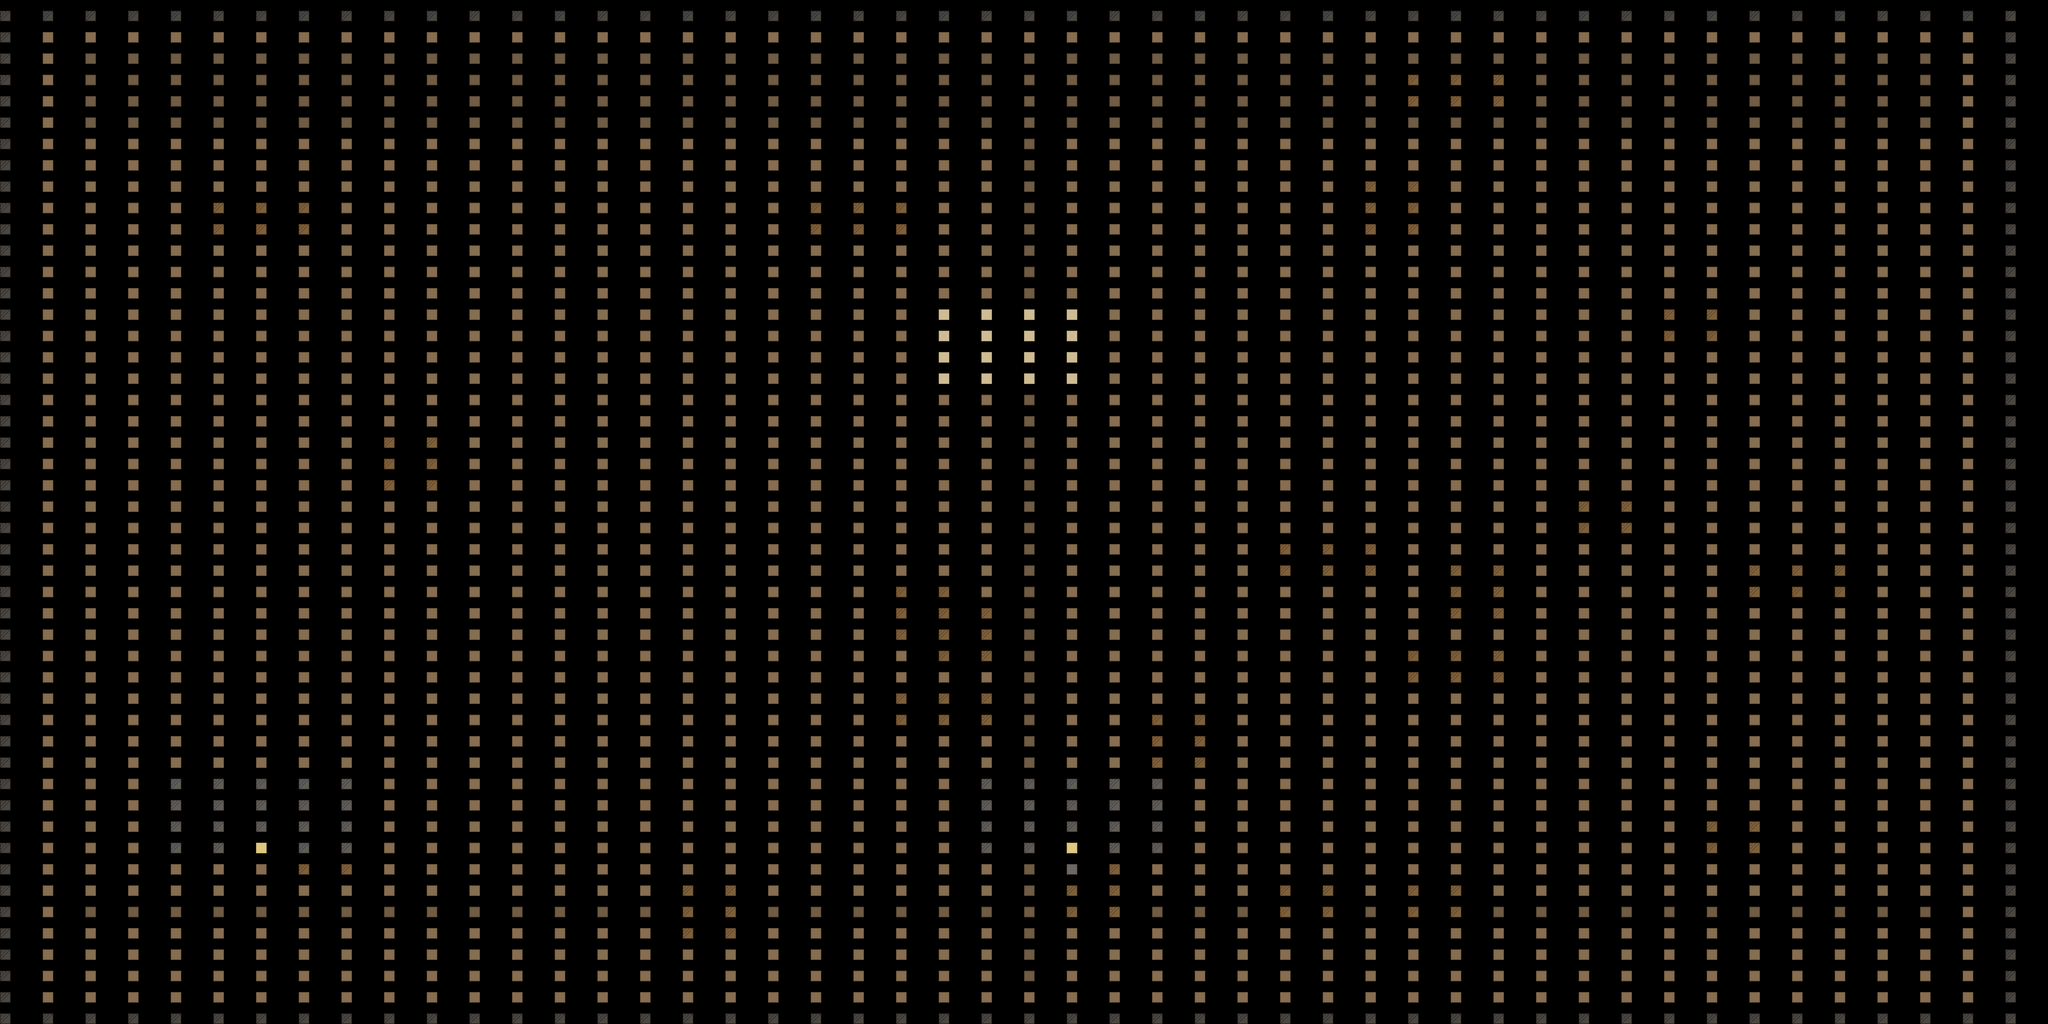

A 2D game scene composited from a Tiled map and its tileset images. What follows is a short description and the map's XML, with each tile layer's data collapsed to a summary:
An orthogonal 48x48 tile map with 64x32 px tiles, 1 tile layer (suelo).

<map version="1.10" tiledversion="1.10.2" orientation="orthogonal" renderorder="right-down" width="48" height="48" tilewidth="64" tileheight="32" infinite="0" nextlayerid="2" nextobjectid="1">
 <tileset firstgid="1" name="ciudad" tilewidth="16" tileheight="16" tilecount="36" columns="6">
  <image source="../textures/ciudad_tileset.png" width="96" height="96" />
  <tile id="1">
   <properties>
    <property name="collision" type="bool" value="true" />
   </properties>
  </tile>
  <tile id="3">
   <properties>
    <property name="collision" type="bool" value="true" />
   </properties>
  </tile>
  <tile id="6">
   <properties>
    <property name="collision" type="bool" value="true" />
   </properties>
  </tile>
  <tile id="7">
   <properties>
    <property name="collision" type="bool" value="true" />
   </properties>
  </tile>
  <tile id="8">
   <properties>
    <property name="collision" type="bool" value="true" />
   </properties>
  </tile>
  <tile id="9">
   <properties>
    <property name="collision" type="bool" value="true" />
   </properties>
  </tile>
  <tile id="10">
   <properties>
    <property name="collision" type="bool" value="true" />
   </properties>
  </tile>
  <tile id="11">
   <properties>
    <property name="collision" type="bool" value="true" />
   </properties>
  </tile>
  <tile id="12">
   <properties>
    <property name="collision" type="bool" value="true" />
   </properties>
  </tile>
  <tile id="13">
   <properties>
    <property name="collision" type="bool" value="true" />
   </properties>
  </tile>
  <tile id="14">
   <properties>
    <property name="collision" type="bool" value="true" />
   </properties>
  </tile>
  <tile id="15">
   <properties>
    <property name="collision" type="bool" value="true" />
   </properties>
  </tile>
  <tile id="16">
   <properties>
    <property name="collision" type="bool" value="true" />
   </properties>
  </tile>
  <tile id="17">
   <properties>
    <property name="collision" type="bool" value="true" />
   </properties>
  </tile>
  <tile id="18">
   <properties>
    <property name="collision" type="bool" value="true" />
   </properties>
  </tile>
  <tile id="19">
   <properties>
    <property name="collision" type="bool" value="true" />
   </properties>
  </tile>
  <tile id="24">
   <properties>
    <property name="collision" type="bool" value="true" />
   </properties>
  </tile>
  <tile id="25">
   <properties>
    <property name="collision" type="bool" value="true" />
   </properties>
  </tile>
  <tile id="26">
   <properties>
    <property name="collision" type="bool" value="true" />
   </properties>
  </tile>
  <tile id="28">
   <properties>
    <property name="collision" type="bool" value="true" />
   </properties>
  </tile>
  <tile id="32">
   <properties>
    <property name="collision" type="bool" value="true" />
   </properties>
  </tile>
  <tile id="35">
   <properties>
    <property name="collision" type="bool" value="true" />
   </properties>
  </tile>
 </tileset>
 <layer id="1" name="suelo" width="48" height="48">
  <data>[2304 cells, 2304 non-empty, 8 distinct tile ids]</data>
 </layer>
</map>
